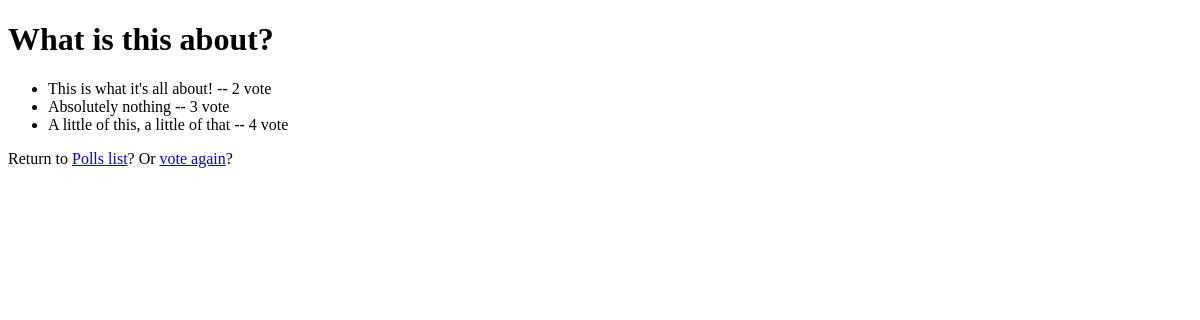
The page /polls/2/results/ on the database as committed earlier.
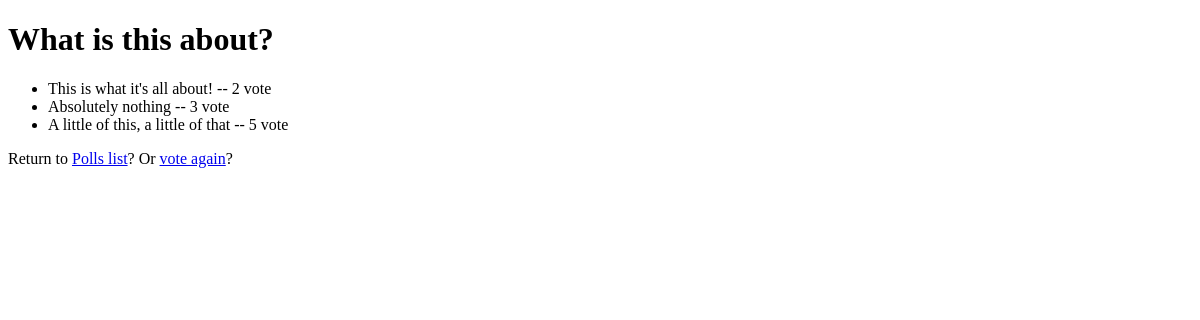
The same page on the database as committed later.
### polls/models.py (models this page shows, shortened)
class Choice(models.Model):
	question = models.ForeignKey(Question)
	choice_text = models.CharField(max_length=200)
	votes = models.IntegerField(default=0)

### polls/views.py (the view)
# urls.py: url(r'^(?P<pk>[0-9]+)/results/$', views.ResultsView.as_view(), name='results'),
class ResultsView(generic.DetailView):
	model = Question
	template_name = 'polls/results.html'

### polls/templates/polls/results.html (shortened to what this page needs)
<!DOCTYPE html>
<html>
<head>
</head>
<body>
	<h1>{{ question.question_text }}</h1>
	<ul>
		{% for choice in question.choice_set.all %}
			<li>{{ choice.choice_text }} -- {{ choice.votes }} vote{{ choive.votes|pluralize }}</li>
		{% endfor %}
	</ul>
	Return to <a href="/polls/">Polls list</a>? Or <a href="{% url 'polls:detail' question.id %}">vote again</a>?
</body>
</html>

Rows that differ between the two databases and show on the page:
changed Choice "A little of this, a little of that": votes "4" → "5"
